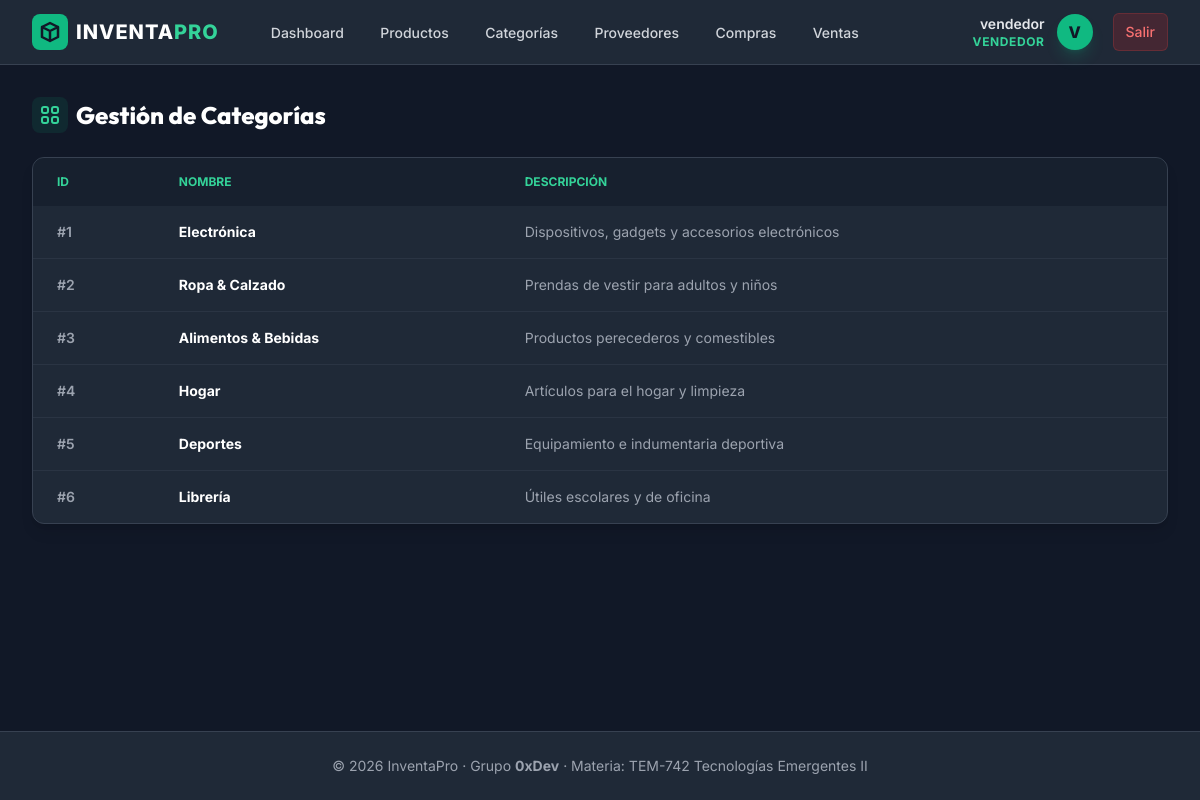
Page /categorias/ (signed in) on the committed database.
### apps/models.py (models this page shows, shortened)
class User(db.Model, UserMixin):
    __tablename__ = "users"
    id = db.Column(db.Integer, primary_key=True)
    username = db.Column(db.String(100), unique=True, nullable=False)
    email = db.Column(db.String(150), unique=True, nullable=False)
    password = db.Column(db.String(255), nullable=False)
    role = db.Column(db.String(20), default="vendedor")  # admin | almacenero | vendedor
    is_active_user = db.Column(db.Boolean, default=True)

### apps/Categorias/models.py (models this page shows, shortened)
class Categoria(db.Model):
    __tablename__ = "categorias"
    id = db.Column(db.Integer, primary_key=True)
    nombre = db.Column(db.String(100), nullable=False, unique=True)
    descripcion = db.Column(db.String(255))
    productos = db.relationship(
        "Producto", back_populates="categoria", cascade="all, delete-orphan"
    )

### apps/Categorias/routes.py (the view)
@bp_categorias.route("/")
@login_required
def listar():
    items = Categoria.query.all()
    return render_template("categorias/listar.html", items=items)

### apps/Categorias/templates/categorias/listar.html (shortened to what this page needs)
{% extends "base.html" %}
{% block content %}
<div class="space-y-6">
    <div class="flex justify-between items-center">
        <h2 class="text-2xl font-extrabold text-white flex items-center gap-2">
            <span class="p-1.5 bg-brand-500/10 text-brand-400 rounded-lg">
            </span>
            Gestión de Categorías
        </h2>
    </div>
    <div class="bg-gray-800 rounded-xl border border-gray-700 overflow-hidden shadow-lg">
        <table class="w-full text-sm text-gray-300">
            <thead class="bg-gray-900/50 text-brand-400 uppercase text-xs">
                <tr>
                    <th class="px-6 py-4 text-left font-bold">ID</th>
                    <th class="px-6 py-4 text-left font-bold">Nombre</th>
                    <th class="px-6 py-4 text-left font-bold">Descripción</th>
                </tr>
            </thead>
            <tbody class="divide-y divide-gray-700/50">
                {% for item in items %}
                <tr class="hover:bg-gray-750/30 transition">
                    <td class="px-6 py-4 whitespace-nowrap text-gray-400 font-semibold">#{{ item.id }}</td>
                    <td class="px-6 py-4 whitespace-nowrap font-bold text-white">{{ item.nombre }}</td>
                    <td class="px-6 py-4 text-gray-400">{{ item.descripcion or 'Sin descripción' }}</td>
                </tr>
                {% endfor %}
            </tbody>
        </table>
    </div>
</div>
{% endblock %}

### apps/templates/base.html (shortened to what this page needs)
<!DOCTYPE html>
<html lang="es" class="h-full bg-gray-900 text-gray-100">
<head>
    <script src="https://cdn.tailwindcss.com"></script>
</head>
<body class="h-full flex flex-col justify-between">
    <div>
        <nav class="bg-gray-800 border-b border-gray-700">
            <div class="max-w-7xl mx-auto px-4 sm:px-6 lg:px-8">
                <div class="flex items-center justify-between h-16">
                    <div class="flex items-center">
                        <a href="{{ url_for('bp_core.index') }}" class="flex items-center gap-2 text-white font-extrabold text-xl tracking-wider">
                            <span class="bg-brand-500 text-gray-900 rounded-lg p-1.5 flex items-center justify-center">
                                <svg class="w-6 h-6" fill="none" stroke="currentColor" viewBox="0 0 24 24" xmlns="http://www.w3.org/2000/svg">
                                    <path stroke-linecap="round" stroke-linejoin="round" stroke-width="2.5" d="M20 7l-8-4-8 4m16 0l-8 4m8-4v10l-8 4m0-10L4 7m8 4v10M4 7v10l8 4"></path>
                                </svg>
                            </span>
                            <span>INVENTA<span class="text-brand-400">PRO</span></span>
                        </a>
                        {% if current_user.is_authenticated %}
                        <div class="hidden md:block ml-10 flex items-baseline space-x-2">
                            <a href="{{ url_for('bp_core.index') }}" class="text-gray-300 hover:bg-gray-700 hover:text-white px-3 py-2 rounded-md text-sm font-medium transition duration-200">Dashboard</a>
                            <a href="{{ url_for('bp_productos.listar') }}" class="text-gray-300 hover:bg-gray-700 hover:text-white px-3 py-2 rounded-md text-sm font-medium transition duration-200">Productos</a>
                            <a href="{{ url_for('bp_categorias.listar') }}" class="text-gray-300 hover:bg-gray-700 hover:text-white px-3 py-2 rounded-md text-sm font-medium transition duration-200">Categorías</a>
                            <a href="{{ url_for('bp_proveedores.listar') }}" class="text-gray-300 hover:bg-gray-700 hover:text-white px-3 py-2 rounded-md text-sm font-medium transition duration-200">Proveedores</a>
                            <a href="{{ url_for('bp_compras.listar') }}" class="text-gray-300 hover:bg-gray-700 hover:text-white px-3 py-2 rounded-md text-sm font-medium transition duration-200">Compras</a>
                            <a href="{{ url_for('bp_ventas.listar') }}" class="text-gray-300 hover:bg-gray-700 hover:text-white px-3 py-2 rounded-md text-sm font-medium transition duration-200">Ventas</a>
                        </div>
                        {% endif %}
                    </div>
                    <div class="flex items-center gap-4">
                        {% if current_user.is_authenticated %}
                        <div class="flex items-center gap-3">
                            <div class="text-right hidden sm:block">
                                <p class="text-sm font-semibold text-gray-200">{{ current_user.username }}</p>
                                <p class="text-xs text-brand-400 uppercase tracking-wider font-bold">{{ current_user.role }}</p>
                            </div>
                            <span class="h-9 w-9 rounded-full bg-brand-500 text-gray-900 font-extrabold flex items-center justify-center uppercase shadow-lg shadow-brand-500/20">
                                {{ current_user.username[0] }}
                            </span>
                            <a href="{{ url_for('auth.logout') }}" class="ml-2 bg-red-600/20 hover:bg-red-600 text-red-400 hover:text-white px-3 py-2 rounded-md text-sm font-medium border border-red-500/20 transition duration-200">
                                Salir
                            </a>
                        </div>
                        {% endif %}
                    </div>
                </div>
            </div>
        </nav>
        <main class="max-w-7xl mx-auto px-4 sm:px-6 lg:px-8 py-8">
            {% block content %}{% endblock %}
        </main>
    </div>
    <footer class="bg-gray-800 border-t border-gray-700 py-6 text-center text-sm text-gray-400">
        <div class="max-w-7xl mx-auto px-4">
            <p>&copy; 2026 InventaPro &middot; Grupo <strong>0xDev</strong> &middot; Materia: TEM-742 Tecnologías Emergentes II</p>
        </div>
    </footer>
</body>
</html>

### apps/templates/base.html (style rules this page uses)
body { font-family: 'Inter', sans-serif; }
h1, h2, h3, h4, h5, h6 { font-family: 'Outfit', sans-serif; }

### rows in the picture
User: username "vendedor", role "VENDEDOR", username "V"
Categoria: id "1", nombre "Electrónica", descripcion "Dispositivos, gadgets y accesorios electrónicos"
Categoria: id "2", nombre "Ropa & Calzado", descripcion "Prendas de vestir para adultos y niños"
Categoria: id "3", nombre "Alimentos & Bebidas", descripcion "Productos perecederos y comestibles"
Categoria: id "4", nombre "Hogar", descripcion "Artículos para el hogar y limpieza"
Categoria: id "5", nombre "Deportes", descripcion "Equipamiento e indumentaria deportiva"
Categoria: id "6", nombre "Librería", descripcion "Útiles escolares y de oficina"
